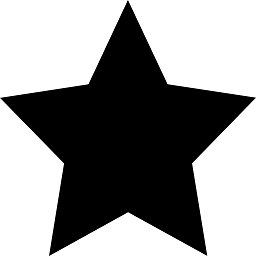
#> input picture 2/star.png, 256 x 256 px
$ python div.py
#> lines starting #> are read from the running program, lines starting #| are printed output that depends on the picture; after the words box and inside, x2 and y2 are one past the last pixel; in counts of white or black regions, pixels touching at a corner belong together
from PIL import Image, ImageDraw
import os
from random import SystemRandom

random = SystemRandom()

def split(infile):
#> called with infile = 'star.png'
	img = Image.open(infile)
#> img is the input picture: PIL image 256x256 RGBA; mean R, G, B, A 146.1, 146.1, 146.1, 255
	img = img.convert('1')
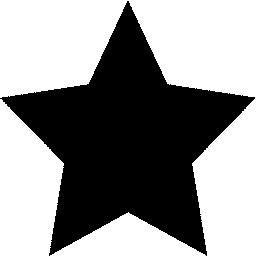
#> img: PIL image 256x256 1; 57.3% white; 1 black region, box (x1, y1, x2, y2) and area: (0, 1, 255, 256) 27996

	print("Image size: {}".format(img.size))
#| Image size: (256, 256)

	w, h = img.size
#> w = 256; h = 256

	img_a = Image.new('1', (w*2, h*2))
#> img_a: PIL image 512x512 1; every value is 0
	img_b = Image.new('1', (w*2, h*2))

	draw_a = ImageDraw.Draw(img_a)
	draw_b = ImageDraw.Draw(img_b)

	for x in range(w):
		for y in range(h):
			pixel = img.getpixel((x, y))
			if pixel == 0:
				combination = random.choice(([1,0,0,1], [0,1,1,0]))
				draw_a.point((x*2  , y*2  ), combination[0])
				draw_a.point((x*2+1, y*2  ), combination[1])
				draw_a.point((x*2  , y*2+1), combination[0])
				draw_a.point((x*2+1, y*2+1), combination[1])

				draw_b.point((x*2  , y*2  ), combination[2])
				draw_b.point((x*2+1, y*2  ), combination[3])
				draw_b.point((x*2  , y*2+1), combination[2])
				draw_b.point((x*2+1, y*2+1), combination[3])
			else:
				combination = random.choice(([1,0,1,0], [0,1,0,1]))
				draw_a.point((x*2  , y*2  ), combination[0])
				draw_a.point((x*2+1, y*2  ), combination[1])
				draw_a.point((x*2  , y*2+1), combination[0])
				draw_a.point((x*2+1, y*2+1), combination[1])

				draw_b.point((x*2  , y*2  ), combination[2])
				draw_b.point((x*2+1, y*2  ), combination[3])
				draw_b.point((x*2  , y*2+1), combination[2])
				draw_b.point((x*2+1, y*2+1), combination[3])

	# filepath, extenstion
	f, e = os.path.splitext(infile)

	out_a = f + "_a" + e
	out_b = f + "_b" + e

	img_a.save(out_a, 'PNG')
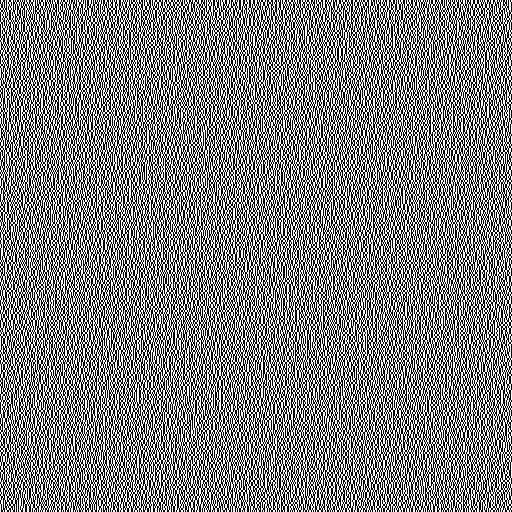
#> saved as star_a.png: PIL image 512x512 1; 50% white in thin lines or dots
	img_b.save(out_b, 'PNG')
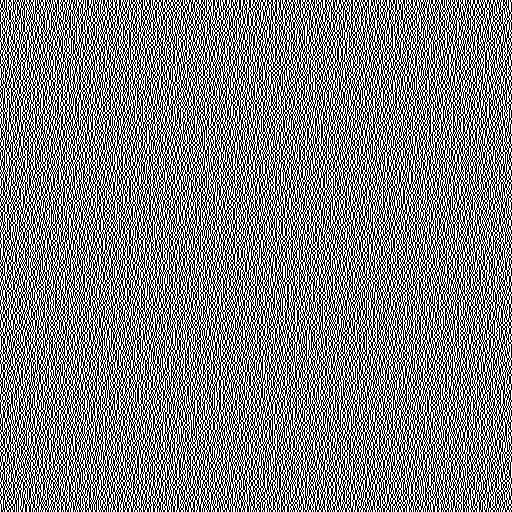
#> saved as star_b.png: PIL image 512x512 1; 50% white in thin lines or dots

	print(f"Created files: {out_a} and {out_b}")

	return out_a, out_b


def merge(infile_a, infile_b, outfile):

#> called with infile_a = 'star_a.png', infile_b = 'star_b.png', outfile = 'star_out.png'
	a = Image.open(infile_a)
	b = Image.open(infile_b)

	w, h = a.size
#> w = 512; h = 512

	out = Image.new('1', (w, h))
	draw_out = ImageDraw.Draw(out)

	for x in range(w):
		for y in range(h):
			px = a.getpixel((x, y)), b.getpixel((x, y))
			if px == (0,0):
				draw_out.point((x, y), fill=1)
			elif px == (0,1):
				draw_out.point((x, y), fill=1)
			elif px == (1,0):
				draw_out.point((x, y), fill=1)
			elif px == (1,1):
				draw_out.point((x, y), fill=0)

	out.save(outfile, 'PNG')
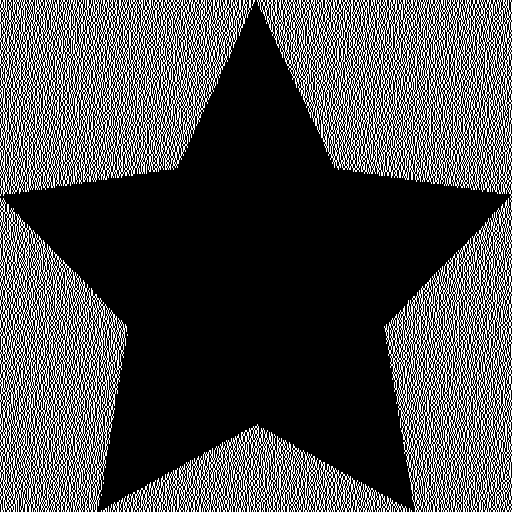
#> saved as star_out.png: PIL image 512x512 1; 28.6% white in thin lines or dots


print()

def run():

	infile = "star.png"
	outfile = "star_out.png"

	a, b = split(infile)

	merge(a, b, outfile)


if __name__ == "__main__":
    run()
